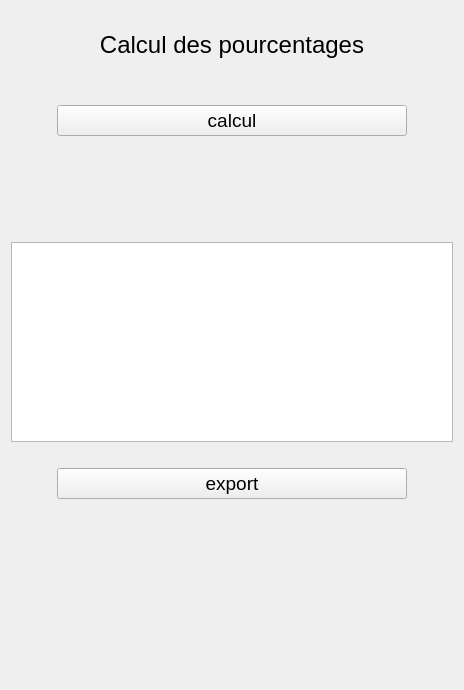
      <widget class="QWidget" name="page_2">
       <layout class="QGridLayout" name="gridLayout_3">
        <item row="1" column="1">
         <widget class="QLabel" name="titre_page2">
          <property name="sizePolicy">
           <sizepolicy hsizetype="Minimum" vsizetype="Fixed">
            <horstretch>0</horstretch>
            <verstretch>0</verstretch>
           </sizepolicy>
          </property>
          <property name="minimumSize">
           <size>
            <width>350</width>
            <height>0</height>
           </size>
          </property>
          <property name="maximumSize">
           <size>
            <width>100</width>
            <height>16777215</height>
           </size>
          </property>
          <property name="font">
           <font>
            <pointsize>18</pointsize>
           </font>
          </property>
          <property name="layoutDirection">
           <enum>Qt::LeftToRight</enum>
          </property>
          <property name="autoFillBackground">
           <bool>true</bool>
          </property>
          <property name="text">
           <string>Calcul des pourcentages</string>
          </property>
          <property name="scaledContents">
           <bool>false</bool>
          </property>
          <property name="alignment">
           <set>Qt::AlignCenter</set>
          </property>
          <property name="wordWrap">
           <bool>false</bool>
          </property>
         </widget>
        </item>
        <item row="6" column="0" colspan="3">
         <widget class="QTableView" name="tableView_page2">
          <property name="sizePolicy">
           <sizepolicy hsizetype="Expanding" vsizetype="Preferred">
            <horstretch>0</horstretch>
            <verstretch>0</verstretch>
           </sizepolicy>
          </property>
          <property name="minimumSize">
           <size>
            <width>0</width>
            <height>200</height>
           </size>
          </property>
         </widget>
        </item>
        <item row="8" column="1">
         <widget class="QPushButton" name="export_page2">
          <property name="font">
           <font>
            <pointsize>14</pointsize>
           </font>
          </property>
          <property name="text">
           <string>export</string>
          </property>
         </widget>
        </item>
        <item row="3" column="1">
         <spacer name="verticalSpacer_7">
          <property name="orientation">
           <enum>Qt::Vertical</enum>
          </property>
          <property name="sizeType">
           <enum>QSizePolicy::Minimum</enum>
          </property>
          <property name="sizeHint" stdset="0">
           <size>
            <width>20</width>
            <height>40</height>
           </size>
          </property>
         </spacer>
        </item>
        <item row="5" column="1">
         <spacer name="verticalSpacer_8">
          <property name="orientation">
           <enum>Qt::Vertical</enum>
          </property>
          <property name="sizeType">
           <enum>QSizePolicy::Minimum</enum>
          </property>
          <property name="sizeHint" stdset="0">
           <size>
            <width>20</width>
            <height>100</height>
           </size>
          </property>
         </spacer>
        </item>
        <item row="7" column="1">
         <spacer name="verticalSpacer_24">
          <property name="orientation">
           <enum>Qt::Vertical</enum>
          </property>
          <property name="sizeType">
           <enum>QSizePolicy::Fixed</enum>
          </property>
          <property name="sizeHint" stdset="0">
           <size>
            <width>20</width>
            <height>20</height>
           </size>
          </property>
         </spacer>
        </item>
        <item row="4" column="1">
         <widget class="QPushButton" name="calcul_page2">
          <property name="sizePolicy">
           <sizepolicy hsizetype="Minimum" vsizetype="Fixed">
            <horstretch>0</horstretch>
            <verstretch>0</verstretch>
           </sizepolicy>
          </property>
          <property name="font">
           <font>
            <pointsize>14</pointsize>
           </font>
          </property>
          <property name="text">
           <string>calcul</string>
          </property>
         </widget>
        </item>
        <item row="9" column="1">
         <spacer name="verticalSpacer_9">
          <property name="orientation">
           <enum>Qt::Vertical</enum>
          </property>
          <property name="sizeType">
           <enum>QSizePolicy::Minimum</enum>
          </property>
          <property name="sizeHint" stdset="0">
           <size>
            <width>20</width>
            <height>180</height>
           </size>
          </property>
         </spacer>
        </item>
        <item row="4" column="0">
         <spacer name="horizontalSpacer_3">
          <property name="orientation">
           <enum>Qt::Horizontal</enum>
          </property>
          <property name="sizeHint" stdset="0">
           <size>
            <width>40</width>
            <height>20</height>
           </size>
          </property>
         </spacer>
        </item>
        <item row="0" column="1">
         <spacer name="verticalSpacer_6">
          <property name="orientation">
           <enum>Qt::Vertical</enum>
          </property>
          <property name="sizeType">
           <enum>QSizePolicy::Fixed</enum>
          </property>
          <property name="sizeHint" stdset="0">
           <size>
            <width>20</width>
            <height>20</height>
           </size>
          </property>
         </spacer>
        </item>
        <item row="4" column="2">
         <spacer name="horizontalSpacer_4">
          <property name="orientation">
           <enum>Qt::Horizontal</enum>
          </property>
          <property name="sizeType">
           <enum>QSizePolicy::MinimumExpanding</enum>
          </property>
          <property name="sizeHint" stdset="0">
           <size>
            <width>40</width>
            <height>20</height>
           </size>
          </property>
         </spacer>
        </item>
       </layout>
      </widget>
